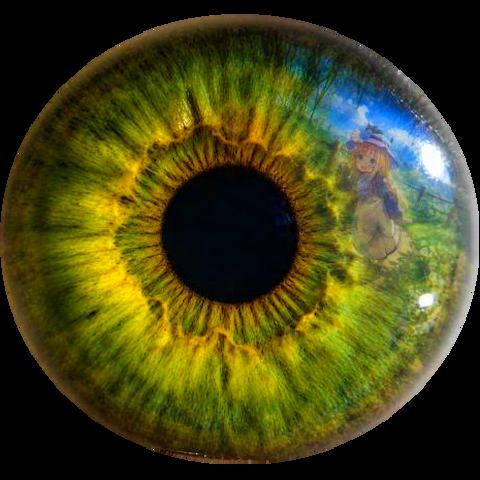
#> input picture assets/readme/photo/eye.png, 480 x 480 px
$ python avatar.py
#> lines starting #> are read from the running program, lines starting #| are printed output that depends on the picture
#!/usr/bin/env python3
"""
avatar.py — turns the profile picture into ANSI art with a living gaze.

The picture is downsampled to a character grid (one *ordinary* ASCII character
per cell — no shade blocks: the density comes from the glyph itself), colour-
quantised per cell and rounded off with a circular mask, so the result reads as
an eye instead of a photo shrunk into letters.

Five cell maps are generated from the same image: the iris disk is rolled left,
right, up and down, and the colours are re-sampled each time. The SVG swaps
between them on a timeline, which gives a real gaze instead of a fake one.

Nothing is ever drawn on top of the portrait: the animation is the iris moving,
and the cells that carry no ink are simply absent.

Output: assets/readme/data/avatar.json
"""

from __future__ import annotations

import base64
import json
import os

import numpy as np
from PIL import Image

ROOT = os.path.dirname(os.path.dirname(os.path.abspath(__file__)))
SRC = os.environ.get("AVATAR_SRC",
                    os.path.join(ROOT, "assets/readme/photo/eye.png"))
OUT = os.path.join(ROOT, "assets/readme/data/avatar.json")

COLS, ROWS = 44, 24      # 8x16 cells -> 352x384, a rounder portrait
SUPERSAMPLE = 4
DITHER = 52.0   # how hard the cube is pushed
LIFT = 1.16     # screen light vs paper light

# ── the xterm-256 palette ────────────────────────────────────────────────────
# A terminal with 256 colours is not "any RGB": it is this table. Cells 0-15 are
# the system colours, 16-231 a 6x6x6 cube (steps of 0x33, offset 0x37) and
# 232-255 a 24-step grey ramp. Building the same table means the portrait draws
# itself with SGR codes, and a real terminal could print it.
_SYS = ["#000000", "#800000", "#008000", "#808000", "#000080", "#800080",
        "#008080", "#c0c0c0", "#808080", "#ff0000", "#00ff00", "#ffff00",
        "#0000ff", "#ff00ff", "#00ffff", "#ffffff"]
_STEPS = [0, 0x5f, 0x87, 0xaf, 0xd7, 0xff]


def xterm256() -> list[str]:
    out = list(_SYS)
    for r in _STEPS:
        for g in _STEPS:
            for b in _STEPS:
                out.append(f"#{r:02x}{g:02x}{b:02x}")
    for i in range(24):
        v = 8 + i * 10
        out.append(f"#{v:02x}{v:02x}{v:02x}")
    return out

# Ordered by ink: a bright cell is a dense character, a dark one is faint.
# Deliberately short — with 256 colours the *colour* carries the tone, and a
# long ramp turns the portrait into a page of random text instead of a picture.
RAMP = " .:-=+*#%@"
LADDER = len(RAMP)


def _kmeans(pixels: np.ndarray, k: int, iters: int = 16) -> np.ndarray:
    rng = np.random.default_rng(7)
    centers = pixels[rng.choice(len(pixels), k, replace=False)].astype(float)
    for _ in range(iters):
        d = ((pixels[:, None, :] - centers[None]) ** 2).sum(axis=2)
        lab = d.argmin(axis=1)
        for i in range(k):
            sel = pixels[lab == i]
            if len(sel):
                centers[i] = sel.mean(axis=0)
    return centers


def _square(im: Image.Image) -> Image.Image:
    side = min(im.size)
#> side = 480
    return im.crop(((im.width - side) // 2, (im.height - side) // 2,
                    (im.width + side) // 2, (im.height + side) // 2))
#> returned value is the input picture: PIL image 480x480 RGB; mean R, G, B 68.7, 68.4, 21.8


def _grid(im: Image.Image) -> np.ndarray:
    return np.asarray(im.resize((COLS, ROWS), Image.LANCZOS)).astype(float)
#> returned value: shape (24, 44, 3) float64


def build(src: str = SRC) -> dict:
    im = _square(Image.open(src).convert("RGB"))   # RGBA is fine: alpha dropped
    big = _grid(im)

    # A cell is 8x16, so a circle in pixels is an ellipse two cells wide per
    # cell of height. Masking in cell space with a plain radius would squash
    # the portrait into a tall egg.
    yy, xx = np.mgrid[0:ROWS, 0:COLS]
    cx, cy = (COLS - 1) / 2, (ROWS - 1) / 2
    rx, ry = cx + 0.5, cy + 0.5
    dist = np.sqrt(((xx - cx) / rx) ** 2 + ((yy - cy) / ry) ** 2)
    mask = dist <= 1.0
    mask[:2, :] = False                    # the eyebrow arc reads as a halo
    mask[ROWS - 2:, :] = False             # and the lower lid as a smear

    edge = (dist > 0.92) & mask
    iris = dist <= 0.62                     # the iris: what visibly moves

    # The 256 colours of the terminal. Every cell keeps the colour the photo
    # actually has at that point, snapped to the nearest cell of the palette:
    # the iris stays olive where it is olive, the highlight stays blue-white,
    # and the falloff between them becomes a gradient instead of four steps.
    term = np.array([[int(h[i:i + 2], 16) for i in (1, 3, 5)] for h in xterm256()],
                    dtype=float)
    hexes = xterm256()

    def cells_for(iris_shift: tuple[int, int],
                  body_shift: tuple[int, int] = (0, 0)) -> list:
        """
        `iris_shift` rolls the iris, `body_shift` rolls the whole picture.

        Both are in cells, and that is the point: the entire eye follows the
        look *inside the character grid*. Animating the portrait with CSS
        transforms moves the glyphs off the grid and the terminal stops looking
        like a terminal.
        """
#> called with iris_shift = (0, 0), body_shift = (0, 0)
        img = big.copy()
        by, bx = body_shift
        if by or bx:
            img = np.roll(np.roll(img, by, axis=0), bx, axis=1)
        dy, dx = iris_shift
        if dy or dx:
            rolled = np.roll(np.roll(big, dy, axis=0), dx, axis=1)
            img = np.where(iris[:, :, None], rolled, img)      # the iris, on top
        # A 6x6x6 cube only has six levels per channel, so a smooth photograph
        # would band. Ordered (Bayer) dithering pushes each cell toward one of
        # its two neighbouring cells of the cube, which is exactly what a
        # 256-colour terminal does to fake the tones it does not have.
        order = np.array([[0, 8, 2, 10], [12, 4, 14, 6],
                          [3, 11, 1, 9], [15, 7, 13, 5]]) / 16 - 0.5
        tile = np.tile(order, (ROWS // 4 + 1, COLS // 4 + 1))[:ROWS, :COLS]
        # A terminal prints colour, not light: the photo's shadows would go
        # black on screen, so the value is lifted a little before snapping.
        lit = np.clip(img * LIFT + tile[:, :, None] * DITHER, 0, 255)
        d = ((lit[:, :, None, :] - term[None, None]) ** 2).sum(axis=3)
        idx = d.argmin(axis=2)

        # Glyph density from two maps, not one: the overall brightness (so the
        # picture keeps its shape) and the local detail (so the iris ring, the
        # pupil edge and the lashes survive the trip to 44 x 24 characters).
        # A photograph is mostly local contrast; without it the portrait reads
        # as one green smudge.
        lum = img.mean(axis=2)
        k = 2               # a 5x5 average: cells are coarse, keep the edges
        pad = np.pad(lum, k, mode="edge")
        soft = sum(pad[dy:dy + ROWS, dx:dx + COLS]
                   for dy in range(2 * k + 1)
                   for dx in range(2 * k + 1)) / (2 * k + 1) ** 2
        detail = lum - soft
        pad = np.pad(detail, 1, mode="edge")
#> pad: shape (26, 46) float64
        detail = sum(pad[dy:dy + ROWS, dx:dx + COLS]
                     for dy in range(3) for dx in range(3)) / 9

        def rank(a: np.ndarray) -> np.ndarray:
            vals = a[mask]
#> vals = 764 values, max 241 at index 205, min 2.33 at index 268, mean 70.79
            order = vals.argsort().argsort() / max(1, len(vals) - 1)
#> order = 764 values, max 1 at index 247, min 0 at index 268, mean 0.5
            out = np.zeros_like(a)
            out[mask] = order
            return out

        w = 0.55            # how much of the local detail survives
        norm = (1 - w) * rank(lum) + w * rank(detail)

        rows = []
        for y in range(ROWS):
            row = []
            for x in range(COLS):
                # Dark cells near the rim are the sclera shadow and the lid:
                # on a terminal they read as a plate around the eye, so they
                # are dropped and the panel shows through. The pupil is dark
                # too but sits in the middle, so it stays.
                if not mask[y, x] or (norm[y, x] < 0.10 and dist[y, x] > 0.86):
                    row.append(None)
                    continue
                v = norm[y, x]
                glyph = min(LADDER - 1, int(v * LADDER))
                if edge[y, x]:
                    glyph = 1                       # a light rim: '.'
                row.append([int(idx[y, x]), glyph])
            rows.append(row)
#> after the loop, rows = 24 items
        return rows

    # The ladder: ordinary characters ordered by how much ink they put on the
    # paper. The terminal draws the cells; the portrait is letters, not blocks.
    # (Density comes from `norm`, which mixes brightness with local detail.)
    LEVELS = LADDER

    # Which cells belong to the iris. The card draws the base once and swaps
    # only this patch; the rest of the portrait never changes.
    iris_mask = base64.b64encode(bytes(
        1 if iris[y, x] else 0 for y in range(ROWS) for x in range(COLS))).decode()

    def encode(rows: list) -> str:
        """Two bytes per cell: xterm colour index, then ink level."""
        raw = bytearray()
        for row in rows:
            for cell in row:
                if cell is None:
                    raw += b"\xee\xee"        # the panel shows through
                else:
                    raw += bytes((cell[0], cell[1]))
        return base64.b64encode(bytes(raw)).decode()

    # Twelve frames, one cell apart: this is what "more frames" means for a
    # portrait made of characters. Sliding glyphs between cells only produced a
    # translucent double image, so the gaze is baked at every step instead.
    # The second tuple is the *body*: past one cell of look, the whole eye leans
    # that way too, which is what makes the picture feel alive as a whole.
    poses = {"l1": ((0, -1), (0, 0)), "l2": ((0, -2), (0, -1)),
             "l3": ((0, -3), (0, -1)), "r1": ((0, 1), (0, 0)),
             "r2": ((0, 2), (0, 1)), "r3": ((0, 3), (0, 1)),
             "u1": ((-1, 0), (0, 0)), "u2": ((-2, 0), (-1, 0)),
             "d1": ((1, 0), (0, 0)), "d2": ((2, 0), (1, 0)),
             "g1": ((-1, 1), (0, 0)), "g2": ((-1, -1), (0, -1))}
    centre = cells_for((0, 0), (0, 0))
#> centre = 24 items
    maps = {name: cells_for(*shifts) for name, shifts in poses.items()}
#> call 2 of cells_for, with iris_shift = (0, -1), body_shift = (0, 0)
#> in rank (call 3), `vals = a[mask]`: vals = 764 values, max 241 at index 205, min 2.33 at index 267, mean 70.86
#> in rank (call 3), `order = vals.argsort().argsort() / max(1, len(vals) - 1)`: order = 764 values, max 1 at index 246, min 0 at index 407, mean 0.5
#> in rank (call 3), `out[mask] = order`:
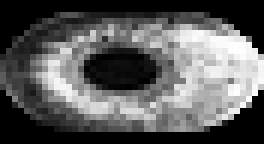
#> out: shape (24, 44) float64 (shown 6 times larger); min 0, max 1, mean 0.362
#> in cells_for (call 2), `norm = (1 - w) * rank(lum) + w * rank(detail)`:
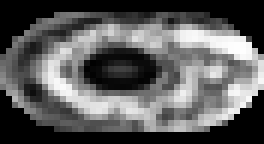
#> norm: shape (24, 44) float64 (shown 6 times larger); min 0, max 0.999, mean 0.362
#> call 3 of cells_for, with iris_shift = (0, -2), body_shift = (0, -1)
#> in cells_for (call 3), `by, bx = body_shift`: by = 0; bx = -1
#> in cells_for (call 3), `dy, dx = iris_shift`: dy = 0; dx = -2
#> in cells_for (call 3), `detail = sum(pad[dy:dy + ROWS, dx:dx + COLS] for dy in range(3) for dx..`:
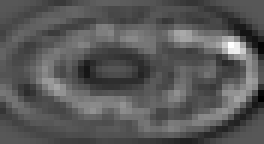
#> detail: shape (24, 44) float64 (shown 6 times larger); min -27.57, max 52.93, mean 0.4; drawn with min black and max white
#> in rank (call 5), `vals = a[mask]`: vals = 764 values, max 241 at index 204, min 0 at index 57, mean 70.44
#> in rank (call 5), `order = vals.argsort().argsort() / max(1, len(vals) - 1)`: order = 764 values, max 1 at index 246, min 0 at index 635, mean 0.5
#> in rank (call 5), `out[mask] = order`:
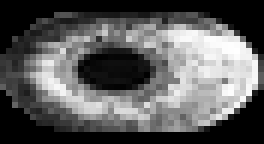
#> out: shape (24, 44) float64 (shown 6 times larger); min 0, max 1, mean 0.362
#> in cells_for (call 3), `norm = (1 - w) * rank(lum) + w * rank(detail)`:
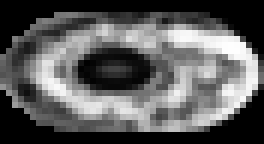
#> norm: shape (24, 44) float64 (shown 6 times larger); min 0, max 0.999, mean 0.362
#> call 4 of cells_for, with iris_shift = (0, -3), body_shift = (0, -1)
#> in cells_for (call 4), `dy, dx = iris_shift`: dx = -3
#> in cells_for (call 4), `lum = img.mean(axis=2)`:
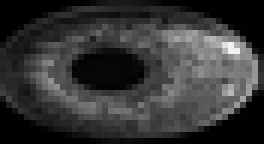
#> lum: shape (24, 44) float64 (shown 6 times larger); min 0, max 241, mean 53.4
#> in cells_for (call 4), `pad = np.pad(detail, 1, mode="edge")`:
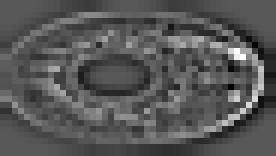
#> pad: shape (26, 46) float64 (shown 6 times larger); min -52.05, max 99.52, mean -0.5; drawn with min black and max white
#> maps = 12 items

    return {
        "src": os.path.basename(src),
        "cols": COLS, "rows": ROWS,
        "palette": hexes,
        "colours_used": len({c[0] for row in centre for c in row if c}),
        "levels": LEVELS,
        "ramp": RAMP,
        "centre": encode(centre),
        "look": {name: encode(rows) for name, rows in maps.items()},
        "iris": iris_mask,
        "iris_r": 0.62,
    }
#> the loop in encode, `for row in rows:` made 24 passes


def main() -> None:
    data = build()
#> data = 11 items
    os.makedirs(os.path.dirname(OUT), exist_ok=True)
    with open(OUT, "w", encoding="utf-8") as f:
        json.dump(data, f, separators=(",", ":"))

    raw = base64.b64decode(data["centre"])
    filled = sum(1 for i in range(0, len(raw), 2) if raw[i] != 0xEE)
#> filled = 756
    print(f"✓ avatar.json · {data['cols']}×{data['rows']} "
          f"({filled} cells painted) · {data['colours_used']} of 256 colours · "
          f"{os.path.getsize(OUT)/1024:.1f} kB")
#| ✓ avatar.json · 44×24 (756 cells painted) · 74 of 256 colours · 39.9 kB
    if os.environ.get("AVATAR_DEBUG") == "1":
        shapes = ".,:-#"
        for y in range(data["rows"]):
            line = ""
            for x in range(data["cols"]):
                i = 2 * (y * data["cols"] + x)
                col, ink = raw[i], raw[i + 1]
                line += " " if col == 0xEE else shapes[min(4, ink // 3)]
            print(line)


if __name__ == "__main__":
    main()
